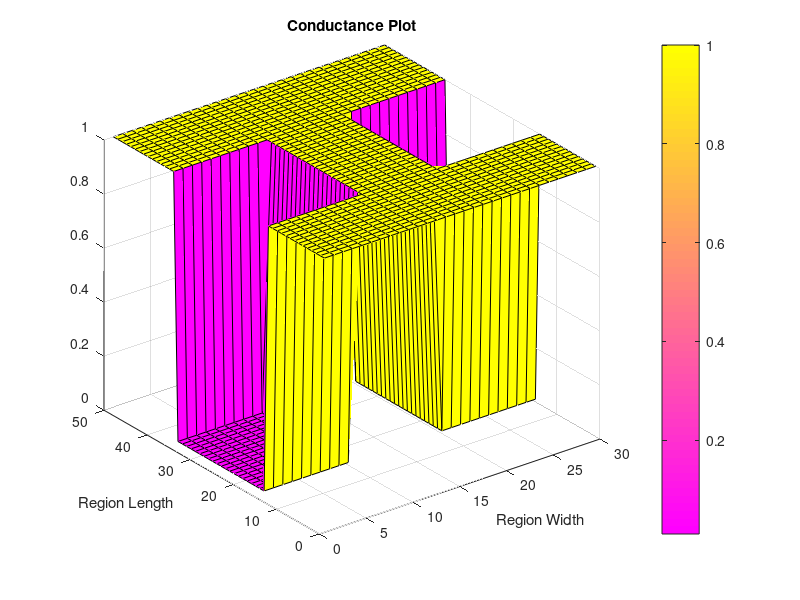
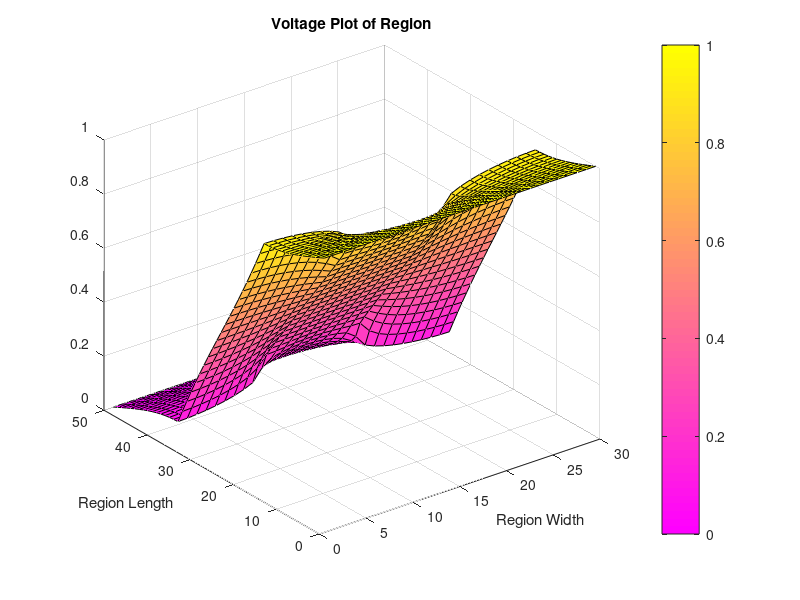
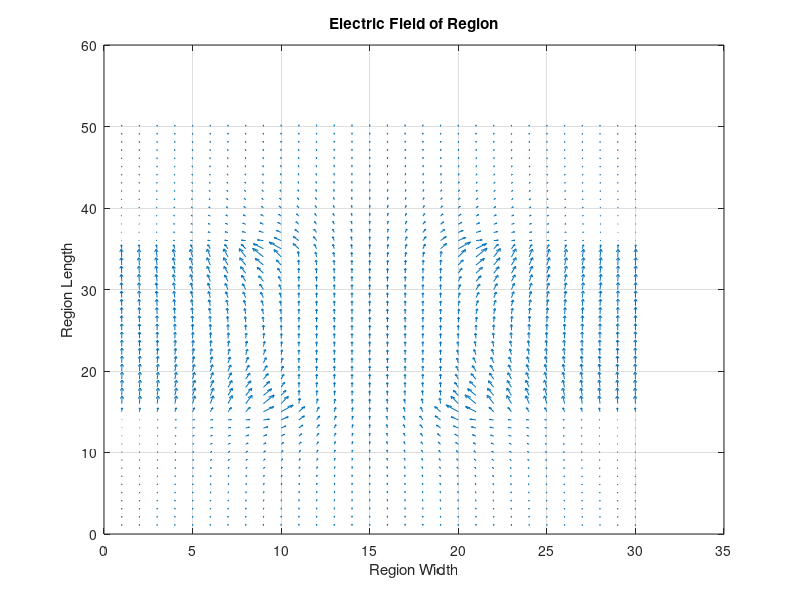
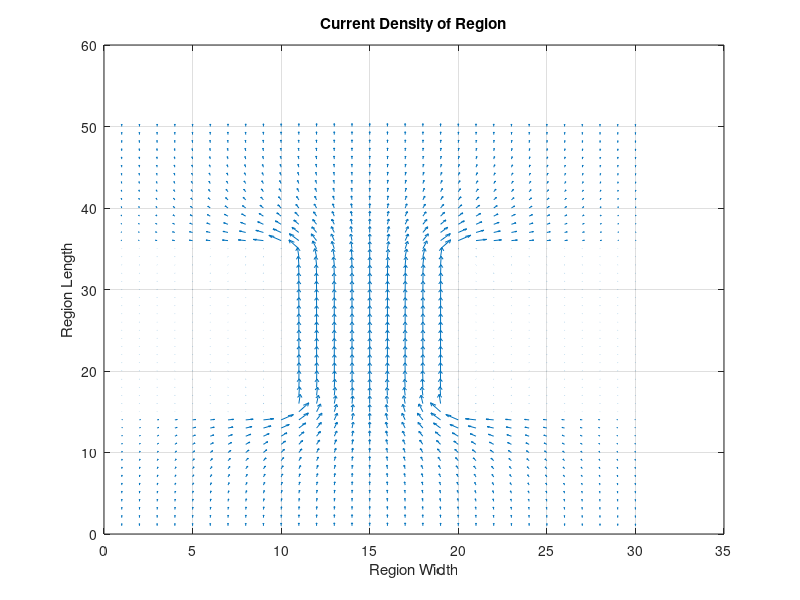

Source code (MATLAB) for these figures, in order: (Note: this script raises an error after producing the figures.)
clear all
% Student Name: David Talson
% Student Number: 101022690
% Elec4700 Assignment 2 Part 1 
% 
% Solving the potential for a 1D region 
nx=50;
ny=30;
CurrDen = [];
G=sparse(nx*ny,nx*ny);
B=zeros(nx*ny,1);
x2=35;
x1=15;
y2=20;
y1=10;
condRegion=1;
condBottle=0.01;
cond=1.*ones(nx,ny);

for i = 1:nx
    for j = 1:ny
        if(((i>=x1)&&(i<=x2)&&(j<=y1))||((i>=x1)&&(i<=x2)&&(j>=y2)))
            cond(i,j) = condBottle;
        end
    end
end

for i=1:nx
    for j=1:ny
        
        n = j + (i-1)*ny;
        nxm = (i-2)*ny + j;
        nxp = i*ny + j;
        nym = (i-1)*ny + j-1;
        nyp = (i-1)*ny + j+1;
        
        if i==1
            B(n,1)=1;
            G(n,n)=1;
        elseif i==nx
            B(n,1)=0;
            G(n,n)=1;
        elseif j==1
            B(n,1)=0;
            
            condxm = (cond(i,j) + cond(i-1,j))/2;
            condxp = (cond(i,j) + cond(i+1,j))/2;
            condyp = (cond(i,j) + cond(i,j+1))/2;
            
            G(n,n) = -(condxm+condxp+condyp);
            G(n,nxm) = condxm;
            G(n,nxp) = condxp;
            G(n,nyp) = condyp;
            
        elseif j==ny
            B(n,1)=0;
            
            condxm = (cond(i,j) + cond(i-1,j))/2;
            condxp = (cond(i,j) + cond(i+1,j))/2;
            condym = (cond(i,j) + cond(i,j-1))/2;
            
            G(n,n) = -(condxm+condxp+condym);
            G(n,nxm) = condxm;
            G(n,nxp) = condxp;
            G(n,nym) = condym;
        else
            B(n,1) = 0;
            condxm = (cond(i,j) + cond(i-1,j))/2;
            condxp = (cond(i,j) + cond(i+1,j))/2;
            condyp = (cond(i,j) + cond(i,j+1))/2;
            condym = (cond(i,j) + cond(i,j-1))/2;

            G(n,n) = -(condxm+condxp+condyp+condym);
            G(n,nxm) = condxm;
            G(n,nxp) = condxp;
            G(n,nym) = condym;
            G(n,nyp) = condyp;
            
        end
    end  
end
V=G\B;
for i = 1:nx
    for j = 1:ny
        n = j+(i-1)*ny;
        map(i,j) = V(n,1);
    end
end

[Ex,Ey] = gradient(map,1,1);

figure(5)
surf(cond)
colorbar
grid on 
colormap spring
title('Conductance Plot')
xlabel('Region Width')
ylabel('Region Length')

figure(6)
surf(map)
colorbar
grid on 
colormap spring
title('Voltage Plot of Region')
xlabel('Region Width')
ylabel('Region Length')

figure(7) 
quiver(-Ex,-Ey)
title('Electric Field of Region')
xlabel('Region Width')
ylabel('Region Length')
grid on 


figure(8)
quiver(cond.*(-Ex),cond.*(-Ey))
title('Current Density of Region')
xlabel('Region Width')
ylabel('Region Length')
grid on 



for numitr = 1:50
    nx = 4*numitr;
    ny = 3*numitr;
   
    G = sparse(ny*nx,ny*nx); 
    B = zeros(ny*nx,1);
 
    cond=1.*ones(nx,ny);
    for i = 1:nx
        for j = 1:ny
            if(((i>=x1)&&(i<=x2)&&(j<=y1))||((i>=x1)&&(i<=x2)&&(j>=y2)))
                cond(i,j) = condBottle;
            end
        end
    end

    for i=1:nx
        for j=1:ny

            n = j + (i-1)*ny;
            nxm = (i-2)*ny + j;
            nxp = i*ny + j;
            nym = (i-1)*ny + j-1;
            nyp = (i-1)*ny + j+1;

            if i==1
                B(n,1)=1;
                G(n,n)=1;
            elseif i==nx
                B(n,1)=0;
                G(n,n)=1;
            elseif j==1
                B(n,1)=0;

                condxm = (cond(i,j) + cond(i-1,j))/2;
                condxp = (cond(i,j) + cond(i+1,j))/2;
                condyp = (cond(i,j) + cond(i,j+1))/2;

                G(n,n) = -(condxm+condxp+condyp);
                G(n,nxm) = condxm;
                G(n,nxp) = condxp;
                G(n,nyp) = condyp;

            elseif j==ny
                B(n,1)=0;

                condxm = (cond(i,j) + cond(i-1,j))/2;
                condxp = (cond(i,j) + cond(i+1,j))/2;
                condym = (cond(i,j) + cond(i,j-1))/2;

                G(n,n) = -(condxm+condxp+condym);
                G(n,nxm) = condxm;
                G(n,nxp) = condxp;
                G(n,nym) = condym;
            else
                B(n,1) = 0;
                condxm = (cond(i,j) + cond(i-1,j))/2;
                condxp = (cond(i,j) + cond(i+1,j))/2;
                condyp = (cond(i,j) + cond(i,j+1))/2;
                condym = (cond(i,j) + cond(i,j-1))/2;

                G(n,n) = -(condxm+condxp+condyp+condym);
                G(n,nxm) = condxm;
                G(n,nxp) = condxp;
                G(n,nym) = condym;
                G(n,nyp) = condyp;

            end
        end  
    end

        V = G\B;
        for i = 1:nx
            for j = 1:ny
            n = j+(i-1)*ny;
            map(i,j) = V(n,1);
            end
        end
   
    [Ex,Ey] = gradient(map);
    jx = cond.*(-Ex);
    jy = cond.*(-Ey);
    CurrDen(numitr) = mean(mean((((jx.^2)+(jy.^2)).^0.5)));
end
figure(9)
plot(1:50,CurrDen)
title('Current Density for varying mesh sizes')
xlabel('Mesh Factor (Length = 4*Factor, Width=3*Factor)')
ylabel('Current Density')
grid on

for numitr = 1:25
 
    G = sparse(ny*nx,ny*nx); 
    B = zeros(ny*nx,1);
    x2 = 25+numitr;
    x1 = 25-numitr;
    cond=1.*ones(nx,ny);
    for i = 1:nx
        for j = 1:ny
            if(((i>=x1)&&(i<=x2)&&(j<=y1))||((i>=x1)&&(i<=x2)&&(j>=y2)))
                cond(i,j) = condBottle;
            end
        end
    end

    for i=1:nx
        for j=1:ny
            
            n = j + (i-1)*ny;
            nxm = (i-2)*ny + j;
            nxp = i*ny + j;
            nym = (i-1)*ny + j-1;
            nyp = (i-1)*ny + j+1;

            if i==1
                B(n,1)=1;
                G(n,n)=1;
            elseif i==nx
                B(n,1)=0;
                G(n,n)=1;
            elseif j==1
                B(n,1)=0;

                condxm = (cond(i,j) + cond(i-1,j))/2;
                condxp = (cond(i,j) + cond(i+1,j))/2;
                condyp = (cond(i,j) + cond(i,j+1))/2;

                G(n,n) = -(condxm+condxp+condyp);
                G(n,nxm) = condxm;
                G(n,nxp) = condxp;
                G(n,nyp) = condyp;

            elseif j==ny
                B(n,1)=0;

                condxm = (cond(i,j) + cond(i-1,j))/2;
                condxp = (cond(i,j) + cond(i+1,j))/2;
                condym = (cond(i,j) + cond(i,j-1))/2;

                G(n,n) = -(condxm+condxp+condym);
                G(n,nxm) = condxm;
                G(n,nxp) = condxp;
                G(n,nym) = condym;
            else
                B(n,1) = 0;
                condxm = (cond(i,j) + cond(i-1,j))/2;
                condxp = (cond(i,j) + cond(i+1,j))/2;
                condyp = (cond(i,j) + cond(i,j+1))/2;
                condym = (cond(i,j) + cond(i,j-1))/2;

                G(n,n) = -(condxm+condxp+condyp+condym);
                G(n,nxm) = condxm;
                G(n,nxp) = condxp;
                G(n,nym) = condym;
                G(n,nyp) = condyp;

            end
        end  
    end

        V = G\B;
        for i = 1:nx
            for j = 1:ny
            n = j+(i-1)*ny;
            map(i,j) = V(n,1);
            end
        end
   
    [Ex,Ey] = gradient(map);
    jx = cond.*(-Ex);
    jy = cond.*(-Ey);
    CurrDen(numitr) = mean(mean((((jx.^2)+(jy.^2)).^0.5)));
end

figure(9)
plot(1:25,CurrDen)
title('Current Density of Region with varying bottleneck Length')
xlabel('Bottleneck factor, x2=25 + factor, x1=25 - factor')
ylabel('Current Density')
grid on

for numitr = 1:50
 
    G = sparse(ny*nx,ny*nx); 
    B = zeros(ny*nx,1);
    
    cond=1.*ones(nx,ny);
    for i = 1:nx
        for j = 1:ny
            if(((i>=x1)&&(i<=x2)&&(j<=y1))||((i>=x1)&&(i<=x2)&&(j>=y2)))
                cond(i,j) = numitr*0.01;
            end
        end
    end

    for i=1:nx
        for j=1:ny
            
            n = j + (i-1)*ny;
            nxm = (i-2)*ny + j;
            nxp = i*ny + j;
            nym = (i-1)*ny + j-1;
            nyp = (i-1)*ny + j+1;

            if i==1
                B(n,1)=1;
                G(n,n)=1;
            elseif i==nx
                B(n,1)=0;
                G(n,n)=1;
            elseif j==1
                B(n,1)=0;

                condxm = (cond(i,j) + cond(i-1,j))/2;
                condxp = (cond(i,j) + cond(i+1,j))/2;
                condyp = (cond(i,j) + cond(i,j+1))/2;

                G(n,n) = -(condxm+condxp+condyp);
                G(n,nxm) = condxm;
                G(n,nxp) = condxp;
                G(n,nyp) = condyp;

            elseif j==ny
                B(n,1)=0;

                condxm = (cond(i,j) + cond(i-1,j))/2;
                condxp = (cond(i,j) + cond(i+1,j))/2;
                condym = (cond(i,j) + cond(i,j-1))/2;

                G(n,n) = -(condxm+condxp+condym);
                G(n,nxm) = condxm;
                G(n,nxp) = condxp;
                G(n,nym) = condym;
            else
                B(n,1) = 0;
                condxm = (cond(i,j) + cond(i-1,j))/2;
                condxp = (cond(i,j) + cond(i+1,j))/2;
                condyp = (cond(i,j) + cond(i,j+1))/2;
                condym = (cond(i,j) + cond(i,j-1))/2;

                G(n,n) = -(condxm+condxp+condyp+condym);
                G(n,nxm) = condxm;
                G(n,nxp) = condxp;
                G(n,nym) = condym;
                G(n,nyp) = condyp;

            end
        end  
    end

        V = G\B;
        for i = 1:nx
            for j = 1:ny
            n = j+(i-1)*ny;
            map(i,j) = V(n,1);
            end
        end
   
    [Ex,Ey] = gradient(map);
    jx = cond.*(-Ex);
    jy = cond.*(-Ey);
    CurrDen(numitr) = mean(mean((((jx.^2)+(jy.^2)).^0.5)));
end

figure(11)
plot(1:50,CurrDen)
title('Current Density of Region with varying Conductance')
xlabel('Conductance factor, Conductance=factor*0.01')
ylabel('Current Density')
grid on